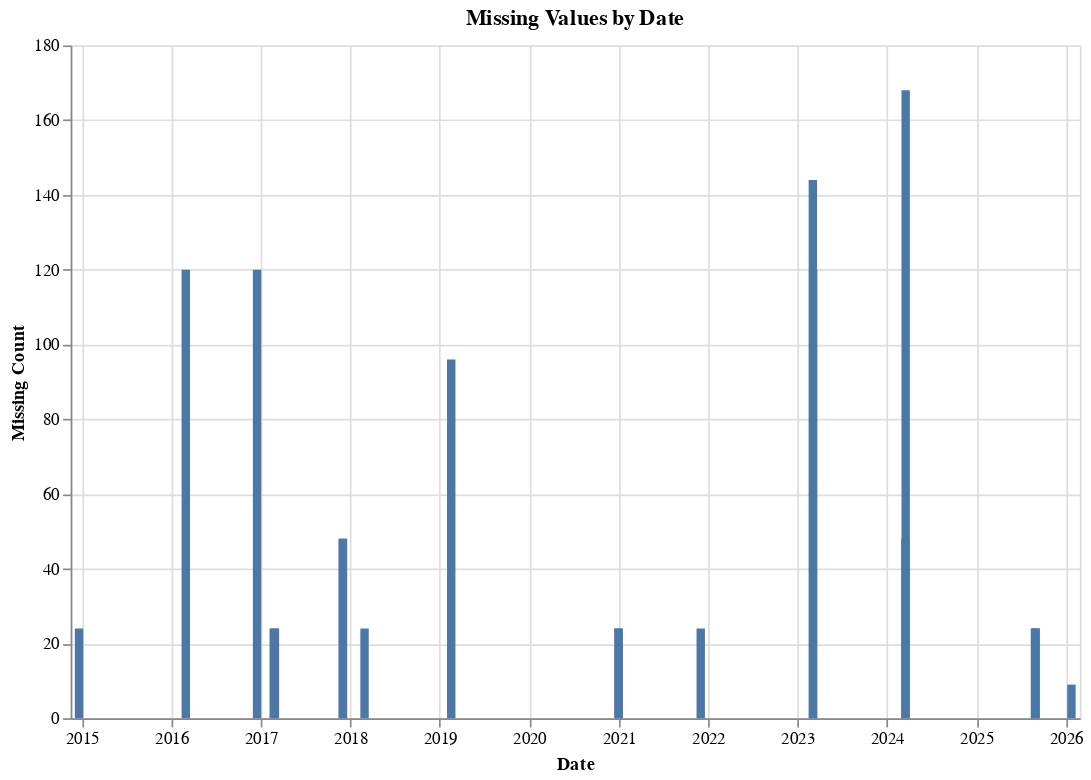

Write notebook code for a chart like this one.
### Code cell
# get date for missing data analysis
merged_pdf['date'] = merged_pdf['start_time'].dt.normalize()  # Sets time to 00:00:00

# create missing_count
missing_df = merged_pdf[merged_pdf['lmp_da_exante'].isna() | merged_pdf['lmp_rt_expost'].isna()]
missing_count = missing_df.groupby('date').size().reset_index(name='missing_count')

# missing bar chart
chart = alt.Chart(missing_count).mark_bar().encode(
    x=alt.X('date:T', title='Date'),
    y=alt.Y('missing_count:Q', title='Missing Count'),
    tooltip=['date:T', 'missing_count:Q']
).properties(
    width=600,
    height=400,
    title='Missing Values by Date'
)
## some missingness occurred when api would not return for short periods of time, but overall looks acceptable for analysis
chart

### Figure 1 — Vega-Lite specification as saved in the notebook (floating-point values rounded to 4 significant figures)
{"config": {"view": {"continuousWidth": 300, "continuousHeight": 300}}, "data": {"name": "data-a85daca6ac71376708910148419a275d"}, "mark": {"type": "bar"}, "encoding": {"tooltip": [{"field": "date", "type": "temporal"}, {"field": "missing_count", "type": "quantitative"}], "x": {"field": "date", "title": "Date", "type": "temporal"}, "y": {"field": "missing_count", "title": "Missing Count", "type": "quantitative"}}, "height": 400, "title": "Missing Values by Date", "width": 600, "$schema": "https://vega.github.io/schema/vega-lite/v6.1.0.json", "datasets": {"data-a85daca6ac71376708910148419a275d": [{"date": "2014-12-20T00:00:00", "missing_count": 24}, {"date": "2016-02-29T00:00:00", "missing_count": 120}, {"date": "2016-12-16T00:00:00", "missing_count": 120}, {"date": "2017-02-22T00:00:00", "missing_count": 24}, {"date": "2017-02-27T00:00:00", "missing_count": 24}, {"date": "2017-12-01T00:00:00", "missing_count": 48}, {"date": "2017-12-02T00:00:00", "missing_count": 48}, {"date": "2018-02-28T00:00:00", "missing_count": 24}, {"date": "2019-02-17T00:00:00", "missing_count": 96}, {"date": "2020-12-31T00:00:00", "missing_count": 24}, {"date": "2021-01-01T00:00:00", "missing_count": 24}, {"date": "2021-12-02T00:00:00", "missing_count": 24}, {"date": "2023-03-05T00:00:00", "missing_count": 144}, {"date": "2023-03-06T00:00:00", "missing_count": 120}, {"date": "2024-03-17T00:00:00", "missing_count": 48}, {"date": "2024-03-18T00:00:00", "missing_count": 168}, {"date": "2025-08-28T00:00:00", "missing_count": 24}, {"date": "2025-08-29T00:00:00", "missing_count": 24}, {"date": "2025-08-31T00:00:00", "missing_count": 24}, {"date": "2026-01-24T00:00:00", "missing_count": 9}]}}
